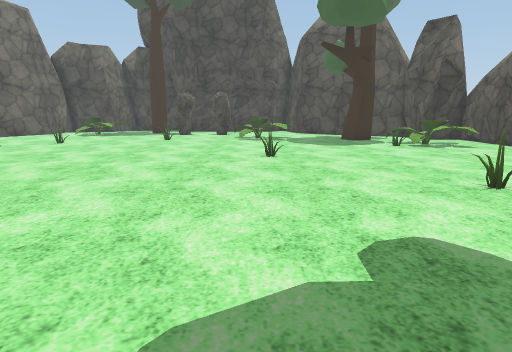
[1] (above)

20 first-person views from a walk through a scene from a Unity 3-D project. The camera is 1.3 m above the floor, tilts 10° down and sees 70° across. The floor is counted in squares, 1 m on a side. Each view is taken from the middle of a square. On the plan, view 1 faces up. The plan holds only what a view shows up to about 15 squares ahead; the rest is blank. The place goes on beyond the plan. The player character is not drawn. Some surface patterns are stand-ins.

[2]
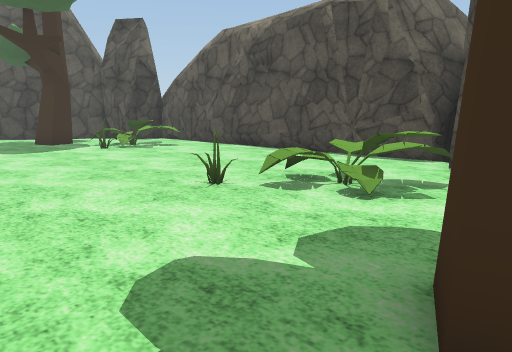

[3]
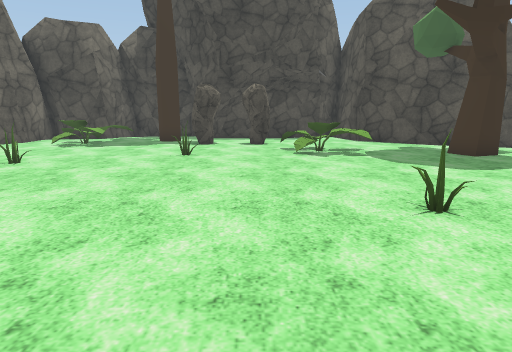

[4]
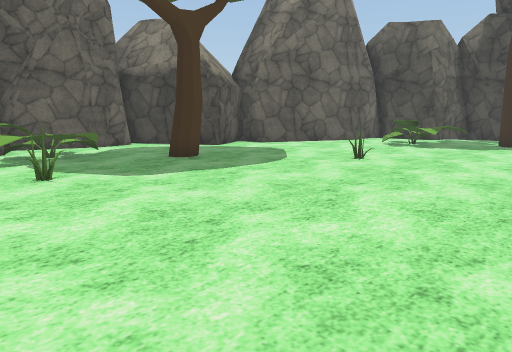

[5]
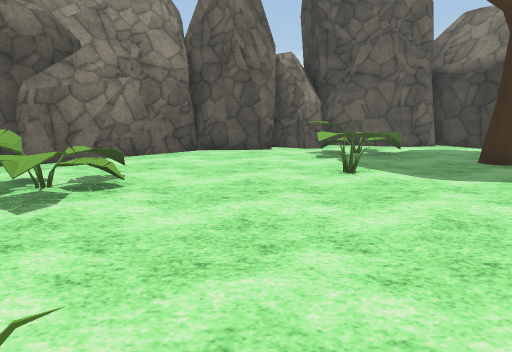

[6]
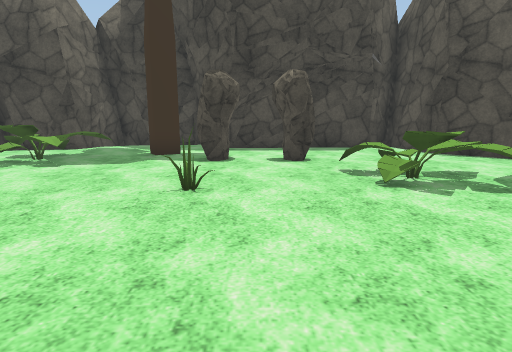

[7]
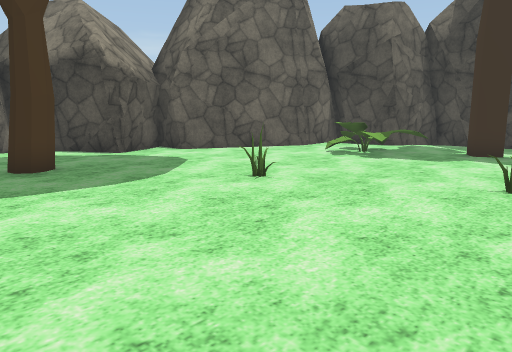

[8]
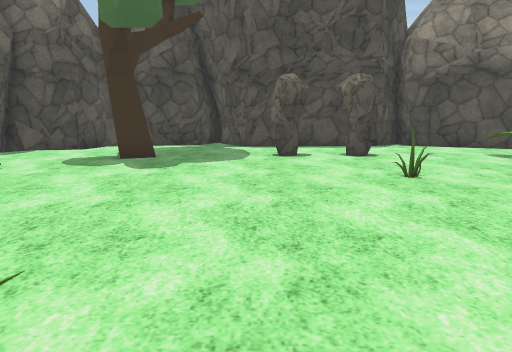

[9]
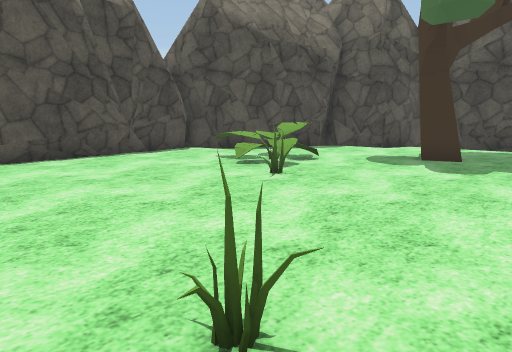

[10]
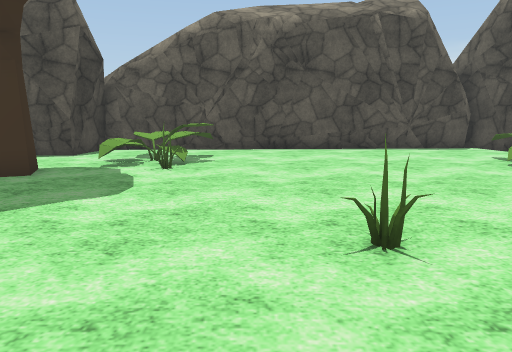

[11]
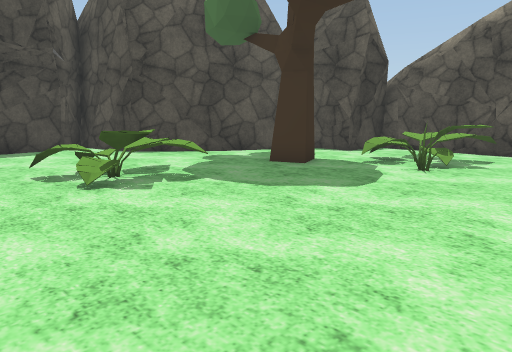

[12]
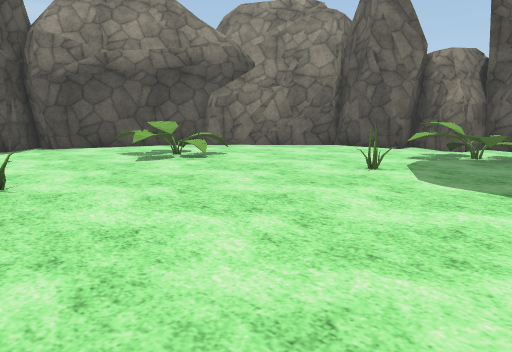

[13]
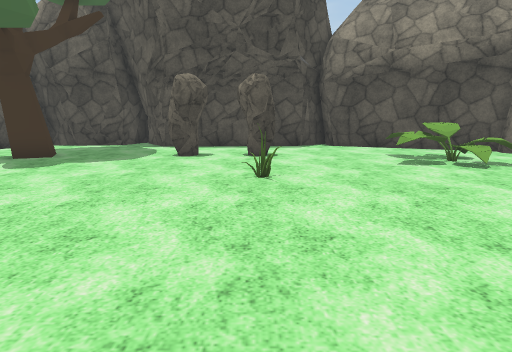

[14]
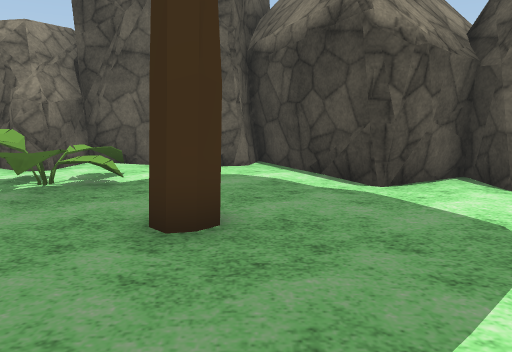

[15]
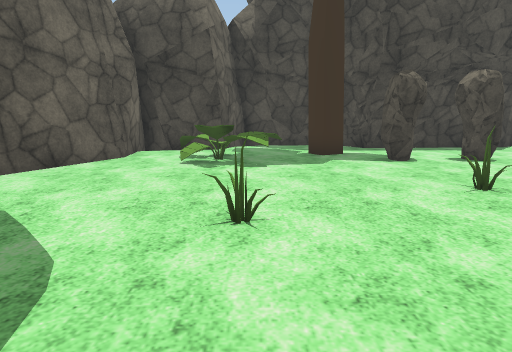

[16]
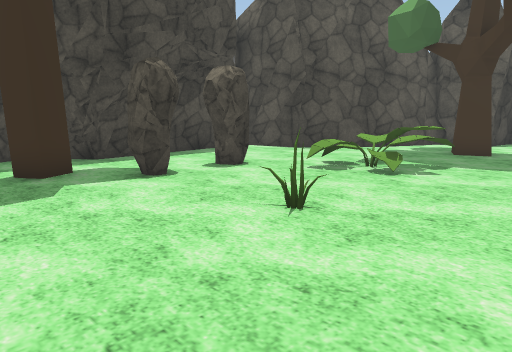

[17]
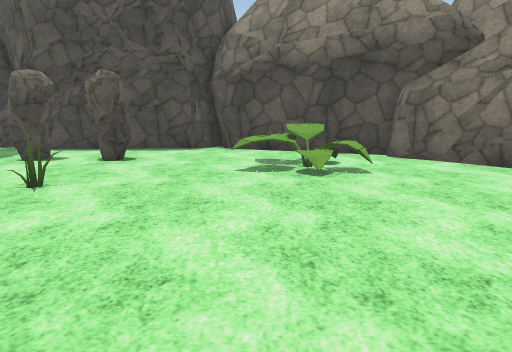

[18]
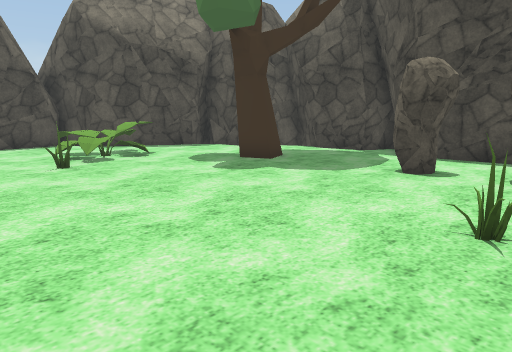

[19]
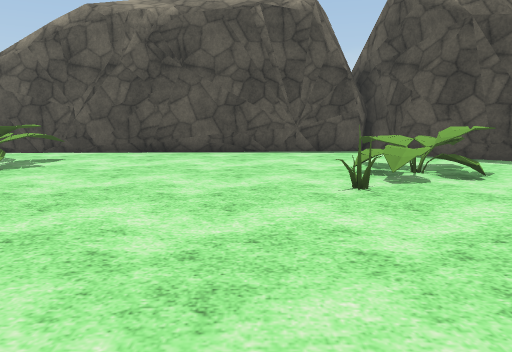

[20]
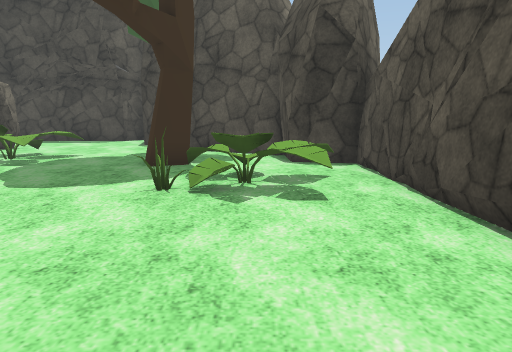

### Floor plan
Key: @ floor where view 1 was taken; # wall or solid block; . floor; T tree; B bush; R rock; O other object.
Columns run from 19 left of view 1 to 11 right of it. Each row starts with its distance up from view 1.
 26           RR ##
 25          RRRRR##    ##
 24        RRRR....########
 23        #.....T........#
 22        #.OOBBTT.......##
 21       ##.BBB...O.O.....###
 20       #...BB.............###
 19      ##...........OOBB.....RRR
 18  RRR #..............B...T..RRR
 17  RRRR#.........O...BB..TT...R#
 16  RRRRR.......................#
 15 RRRRRR.....O.............BBB.#
 14 RRRR.....................BBB.#
 13 RRR....T..................BB.#
 12   R....T.....................#
 11   R................O.........#
 10  RR...B......................#
  9  RR.BBB......................#
  8 RRRRBBB.O....................#
  7  RRR.........................#
  6   RR...................O.....#
  5    RR..........O........OBB..##
  4    R#...................BBB.##
  3     ##...OBB.............BB##
  2      #....BB..........T....#
  1      ##..BBO...#.#...TT...##
  0       ###..........@......##
 -1         ###.............RRRR
 -2           ##########.RRRRR
 -3             ##     ##  RRR
 -4                     #

Positions as (right, up) in squares from view 1, and headings:
1: (0, 0), facing up
2: (0, 1), facing up-right
3: (-2, 6), facing up
4: (-3, 6), facing up-left
5: (-3, 6), facing left
6: (-3, 11), facing up
7: (-3, 10), facing up-left
8: (-1, 12), facing down
9: (-1, 12), facing down-right
10: (-3, 12), facing right
11: (-3, 11), facing up-right
12: (-3, 12), facing down-left
13: (-4, 12), facing down
14: (-8, 13), facing left
15: (-8, 11), facing up
16: (-8, 14), facing up-right
17: (-8, 11), facing down
18: (-5, 9), facing down-right
19: (-2, 8), facing right
20: (7, 8), facing up
